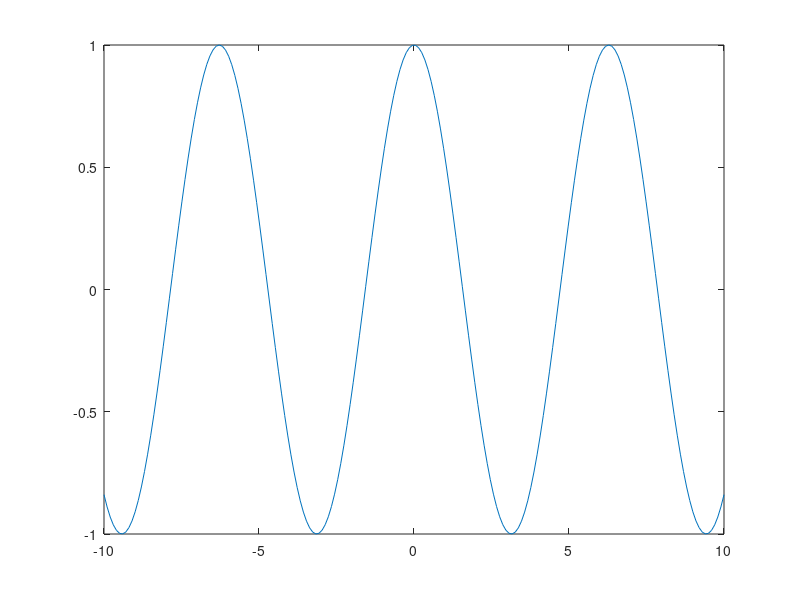
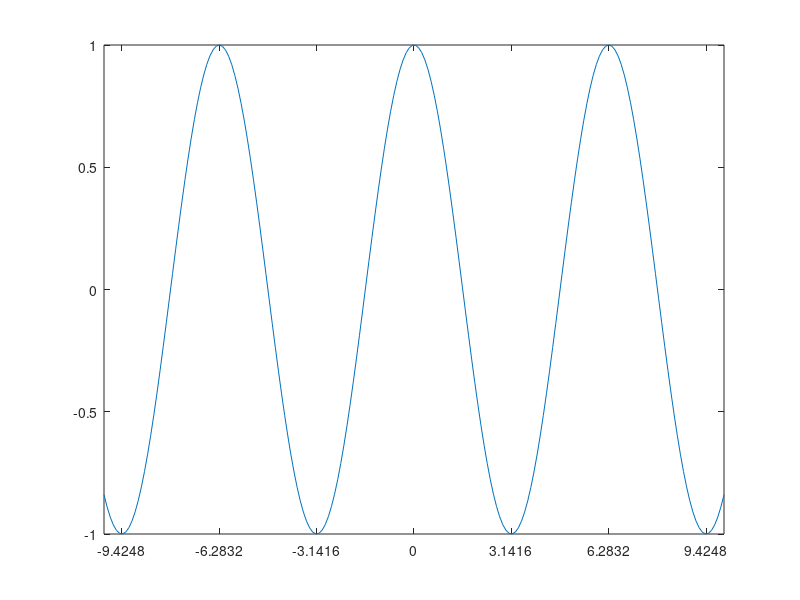
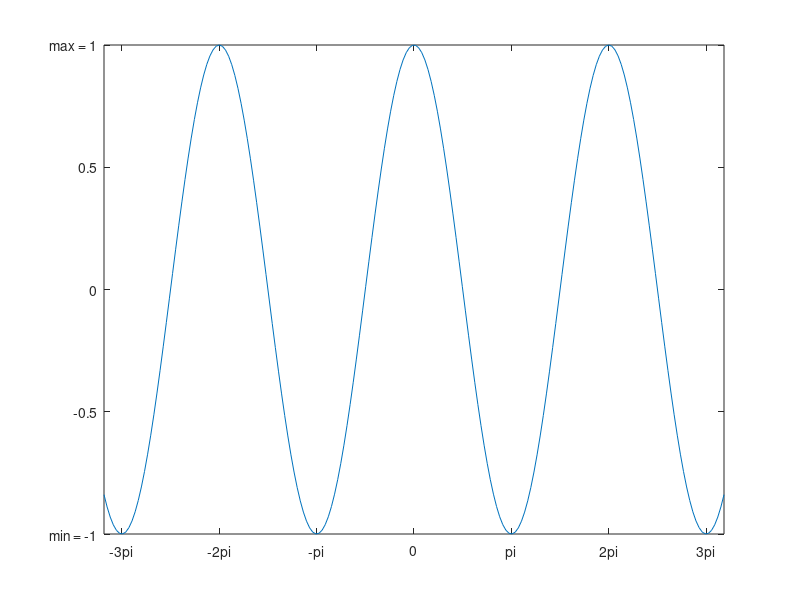

Reproduce these figures in MATLAB, in order.
% create line chart
x = linspace(-10, 10, 200);
y = cos(x);
figure;
plot(x,y);

% add tick mark
figure;
plot(x,y);
set(gca, 'XTick', [-3*pi, -2*pi, -pi, 0, pi, 2*pi, 3*pi]);
set(gca, 'YTick', [-1, -0.5, 0, 0.5, 1]);

% change tick mark labels
figure;
plot(x,y);
set(gca, 'XTick', [-3*pi, -2*pi, -pi, 0, pi, 2*pi, 3*pi]);
set(gca, 'YTick', [-1, -0.5, 0, 0.5, 1]);

set(gca, 'XTickLabel',{'-3pi','-2pi','-pi','0','pi','2pi','3pi'})
set(gca, 'YTickLabel',{'min = -1', '-0.5', '0', '0.5', 'max = 1'});